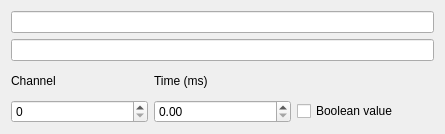
<?xml version="1.0" encoding="UTF-8"?>
<ui version="4.0">
 <class>Form</class>
 <widget class="QWidget" name="Form">
  <property name="geometry">
   <rect>
    <x>0</x>
    <y>0</y>
    <width>445</width>
    <height>134</height>
   </rect>
  </property>
  <property name="windowTitle">
   <string>Form</string>
  </property>
  <layout class="QGridLayout" name="gridLayout">
   <item row="1" column="0" colspan="3">
    <widget class="QLineEdit" name="uiName">
     <property name="readOnly">
      <bool>true</bool>
     </property>
    </widget>
   </item>
   <item row="0" column="0" colspan="3">
    <widget class="QLineEdit" name="uiCollection">
     <property name="readOnly">
      <bool>true</bool>
     </property>
    </widget>
   </item>
   <item row="2" column="0">
    <widget class="QLabel" name="label">
     <property name="text">
      <string>Channel</string>
     </property>
    </widget>
   </item>
   <item row="2" column="1">
    <widget class="QLabel" name="label_2">
     <property name="text">
      <string>Time (ms)</string>
     </property>
    </widget>
   </item>
   <item row="4" column="1">
    <widget class="QDoubleSpinBox" name="uiTime"/>
   </item>
   <item row="4" column="0">
    <widget class="QSpinBox" name="uiChan"/>
   </item>
   <item row="4" column="2">
    <widget class="QCheckBox" name="uiBool">
     <property name="text">
      <string>Boolean value</string>
     </property>
    </widget>
   </item>
  </layout>
 </widget>
 <resources/>
 <connections/>
</ui>
